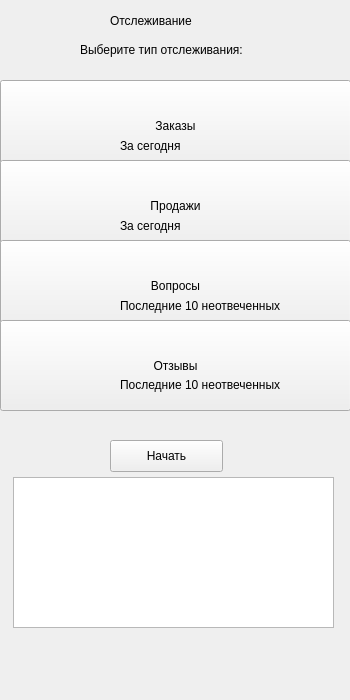
<?xml version="1.0" encoding="UTF-8"?>
<ui version="4.0">
 <class>Tracking</class>
 <widget class="QWidget" name="Tracking">
  <property name="windowModality">
   <enum>Qt::NonModal</enum>
  </property>
  <property name="geometry">
   <rect>
    <x>0</x>
    <y>0</y>
    <width>350</width>
    <height>700</height>
   </rect>
  </property>
  <property name="windowTitle">
   <string>wbsell</string>
  </property>
  <property name="windowIcon">
   <iconset>
    <normaloff>../Resources/images/logo.png</normaloff>../Resources/images/logo.png</iconset>
  </property>
  <property name="styleSheet">
   <string notr="true"/>
  </property>
  <widget class="QLabel" name="trackingLabel">
   <property name="geometry">
    <rect>
     <x>110</x>
     <y>5</y>
     <width>141</width>
     <height>31</height>
    </rect>
   </property>
   <property name="text">
    <string>Отслеживание</string>
   </property>
  </widget>
  <widget class="QLabel" name="typeLabel">
   <property name="geometry">
    <rect>
     <x>80</x>
     <y>40</y>
     <width>201</width>
     <height>20</height>
    </rect>
   </property>
   <property name="text">
    <string>Выберите тип отслеживания:</string>
   </property>
  </widget>
  <widget class="QPushButton" name="ordersButton">
   <property name="geometry">
    <rect>
     <x>0</x>
     <y>80</y>
     <width>351</width>
     <height>91</height>
    </rect>
   </property>
   <property name="text">
    <string>Заказы</string>
   </property>
   <property name="icon">
    <iconset>
     <normaloff>../Resources/images/orders_image.png</normaloff>../Resources/images/orders_image.png</iconset>
   </property>
   <property name="iconSize">
    <size>
     <width>100</width>
     <height>100</height>
    </size>
   </property>
   <property name="checkable">
    <bool>true</bool>
   </property>
   <property name="checked">
    <bool>false</bool>
   </property>
  </widget>
  <widget class="QPushButton" name="salesButton">
   <property name="geometry">
    <rect>
     <x>0</x>
     <y>160</y>
     <width>351</width>
     <height>91</height>
    </rect>
   </property>
   <property name="text">
    <string>Продажи</string>
   </property>
   <property name="icon">
    <iconset>
     <normaloff>../Resources/images/sales_image.png</normaloff>../Resources/images/sales_image.png</iconset>
   </property>
   <property name="iconSize">
    <size>
     <width>100</width>
     <height>100</height>
    </size>
   </property>
   <property name="checkable">
    <bool>true</bool>
   </property>
  </widget>
  <widget class="QPushButton" name="questionsButton">
   <property name="geometry">
    <rect>
     <x>0</x>
     <y>240</y>
     <width>351</width>
     <height>91</height>
    </rect>
   </property>
   <property name="text">
    <string>Вопросы</string>
   </property>
   <property name="icon">
    <iconset>
     <normaloff>../Resources/images/questions_image.png</normaloff>../Resources/images/questions_image.png</iconset>
   </property>
   <property name="iconSize">
    <size>
     <width>100</width>
     <height>100</height>
    </size>
   </property>
   <property name="checkable">
    <bool>true</bool>
   </property>
  </widget>
  <widget class="QPushButton" name="feedbacksButton">
   <property name="geometry">
    <rect>
     <x>0</x>
     <y>320</y>
     <width>351</width>
     <height>91</height>
    </rect>
   </property>
   <property name="text">
    <string>Отзывы</string>
   </property>
   <property name="icon">
    <iconset>
     <normaloff>../Resources/images/feedbacks_image.png</normaloff>../Resources/images/feedbacks_image.png</iconset>
   </property>
   <property name="iconSize">
    <size>
     <width>100</width>
     <height>100</height>
    </size>
   </property>
   <property name="checkable">
    <bool>true</bool>
   </property>
  </widget>
  <widget class="QLabel" name="ordersLabel">
   <property name="geometry">
    <rect>
     <x>120</x>
     <y>130</y>
     <width>81</width>
     <height>31</height>
    </rect>
   </property>
   <property name="text">
    <string>За сегодня</string>
   </property>
  </widget>
  <widget class="QLabel" name="salesLabel">
   <property name="geometry">
    <rect>
     <x>120</x>
     <y>215</y>
     <width>101</width>
     <height>21</height>
    </rect>
   </property>
   <property name="text">
    <string>За сегодня</string>
   </property>
  </widget>
  <widget class="QLabel" name="questionsLabel">
   <property name="geometry">
    <rect>
     <x>120</x>
     <y>295</y>
     <width>241</width>
     <height>21</height>
    </rect>
   </property>
   <property name="text">
    <string>Последние 10 неотвеченных</string>
   </property>
  </widget>
  <widget class="QLabel" name="feedbacksLabel">
   <property name="geometry">
    <rect>
     <x>120</x>
     <y>369</y>
     <width>241</width>
     <height>31</height>
    </rect>
   </property>
   <property name="text">
    <string>Последние 10 неотвеченных</string>
   </property>
  </widget>
  <widget class="QPushButton" name="beginButton">
   <property name="geometry">
    <rect>
     <x>110</x>
     <y>440</y>
     <width>113</width>
     <height>32</height>
    </rect>
   </property>
   <property name="text">
    <string>Начать</string>
   </property>
  </widget>
  <widget class="QTextEdit" name="output">
   <property name="geometry">
    <rect>
     <x>13</x>
     <y>477</y>
     <width>321</width>
     <height>151</height>
    </rect>
   </property>
   <property name="readOnly">
    <bool>true</bool>
   </property>
  </widget>
  <widget class="QLabel" name="loadingLabel">
   <property name="geometry">
    <rect>
     <x>139</x>
     <y>645</y>
     <width>51</width>
     <height>41</height>
    </rect>
   </property>
   <property name="text">
    <string/>
   </property>
  </widget>
 </widget>
 <resources/>
 <connections/>
</ui>
